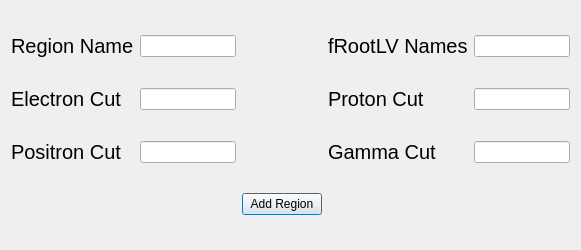
<?xml version="1.0" encoding="UTF-8"?>
<ui version="4.0">
 <class>ConfigRegions</class>
 <widget class="QDialog" name="ConfigRegions">
  <property name="geometry">
   <rect>
    <x>0</x>
    <y>0</y>
    <width>581</width>
    <height>250</height>
   </rect>
  </property>
  <property name="windowTitle">
   <string>Dialog</string>
  </property>
  <layout class="QGridLayout" name="gridLayout">
   <item row="0" column="0">
    <widget class="QLabel" name="label">
     <property name="font">
      <font>
       <pointsize>15</pointsize>
      </font>
     </property>
     <property name="text">
      <string>Region Name</string>
     </property>
    </widget>
   </item>
   <item row="0" column="1">
    <widget class="QLineEdit" name="lE_reg_name"/>
   </item>
   <item row="0" column="3">
    <widget class="QLabel" name="label_2">
     <property name="font">
      <font>
       <pointsize>15</pointsize>
      </font>
     </property>
     <property name="text">
      <string>fRootLV Names</string>
     </property>
    </widget>
   </item>
   <item row="0" column="4">
    <widget class="QLineEdit" name="lE_froot"/>
   </item>
   <item row="1" column="0">
    <widget class="QLabel" name="label_3">
     <property name="font">
      <font>
       <pointsize>15</pointsize>
      </font>
     </property>
     <property name="text">
      <string>Electron Cut</string>
     </property>
    </widget>
   </item>
   <item row="1" column="1">
    <widget class="QLineEdit" name="lE_electron"/>
   </item>
   <item row="1" column="3">
    <widget class="QLabel" name="label_4">
     <property name="font">
      <font>
       <pointsize>15</pointsize>
      </font>
     </property>
     <property name="text">
      <string>Proton Cut</string>
     </property>
    </widget>
   </item>
   <item row="1" column="4">
    <widget class="QLineEdit" name="lE_proton"/>
   </item>
   <item row="2" column="0">
    <widget class="QLabel" name="label_5">
     <property name="font">
      <font>
       <pointsize>15</pointsize>
      </font>
     </property>
     <property name="text">
      <string>Positron Cut</string>
     </property>
    </widget>
   </item>
   <item row="2" column="1">
    <widget class="QLineEdit" name="lE_positron"/>
   </item>
   <item row="2" column="3">
    <widget class="QLabel" name="label_6">
     <property name="font">
      <font>
       <pointsize>15</pointsize>
      </font>
     </property>
     <property name="text">
      <string>Gamma Cut</string>
     </property>
    </widget>
   </item>
   <item row="2" column="4">
    <widget class="QLineEdit" name="lE_gamma"/>
   </item>
   <item row="3" column="0" colspan="2">
    <spacer name="horizontalSpacer_2">
     <property name="orientation">
      <enum>Qt::Horizontal</enum>
     </property>
     <property name="sizeHint" stdset="0">
      <size>
       <width>205</width>
       <height>20</height>
      </size>
     </property>
    </spacer>
   </item>
   <item row="3" column="2">
    <widget class="QPushButton" name="pB_add_region">
     <property name="text">
      <string>Add Region</string>
     </property>
    </widget>
   </item>
   <item row="3" column="3" colspan="2">
    <spacer name="horizontalSpacer">
     <property name="orientation">
      <enum>Qt::Horizontal</enum>
     </property>
     <property name="sizeHint" stdset="0">
      <size>
       <width>219</width>
       <height>20</height>
      </size>
     </property>
    </spacer>
   </item>
  </layout>
 </widget>
 <resources/>
 <connections/>
</ui>
